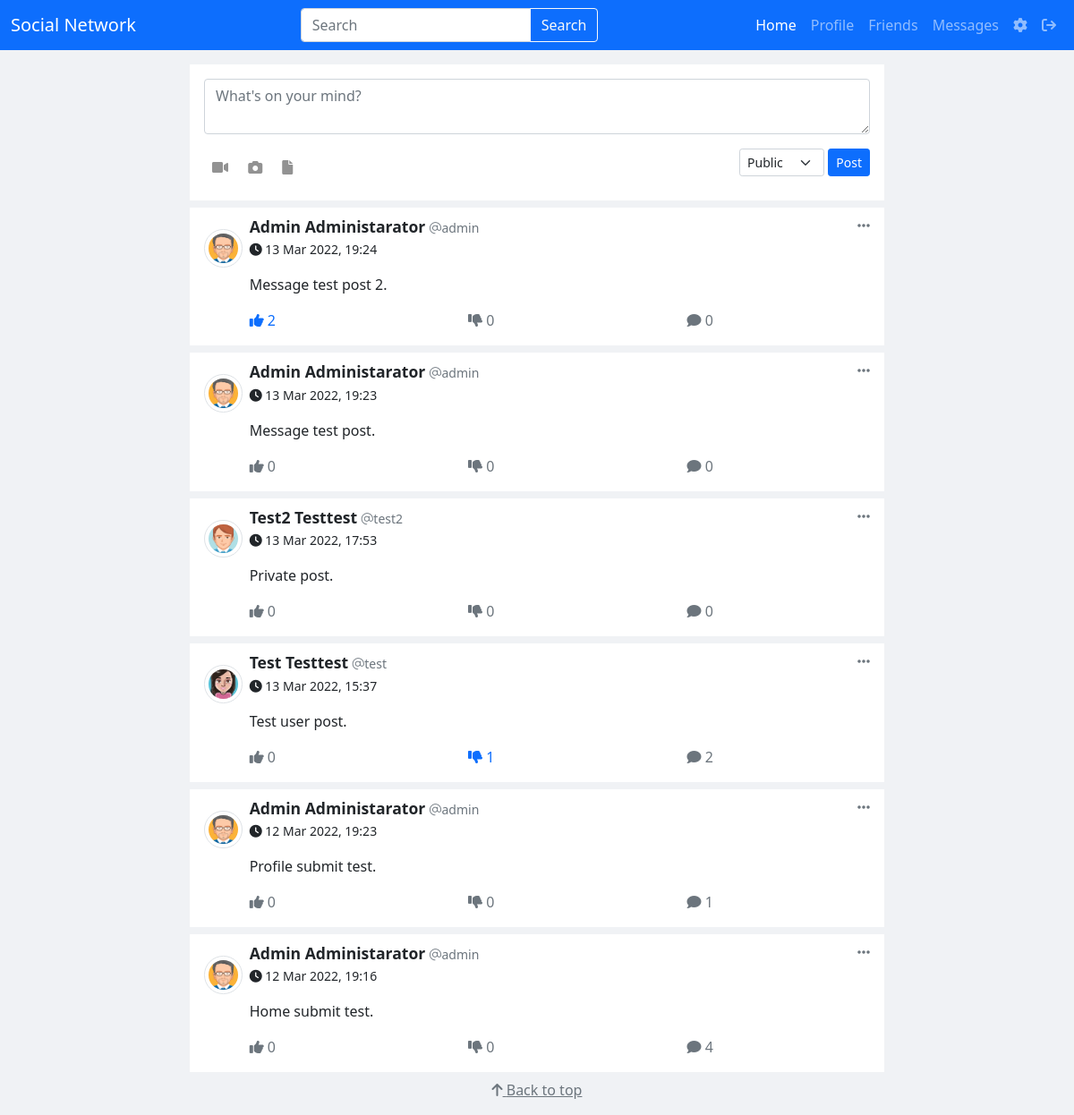
The app's page / (signed in) with its own data.
### home/models.py (models this page shows, shortened)
class Post(models.Model):
    user = models.ForeignKey(User, on_delete=models.CASCADE)
    slug = models.SlugField(max_length=200, unique=True)
    post_id = models.UUIDField(default=uuid.uuid4, editable=False, unique=True)
    content = models.TextField()
    attachment = models.FileField(upload_to=get_post_path, blank=True)
    created_at = models.DateTimeField(auto_now_add=True)
    updated_at = models.DateTimeField(auto_now=True)
    likes = models.ManyToManyField(User, related_name='likes', blank=True)
    dislikes = models.ManyToManyField(User, related_name='dislikes', blank=True)
    VIEWS_CHOICES = [('public', 'Public'), ('friends', 'Friends')]
    visibility = models.CharField(max_length=10, default='public', choices=VIEWS_CHOICES)
    def get_comment_count(self):
        return self.comment_set.count()
    def get_like_count(self):
        return self.likes.count()
    def get_dislike_count(self):
        return self.dislikes.count()

class Profile(models.Model):
    user = models.OneToOneField(settings.AUTH_USER_MODEL, on_delete=models.CASCADE)
    profile_pic = models.ImageField(upload_to=get_pp_path, blank=True)
    cover_pic = models.ImageField(upload_to=get_cp_path, blank=True)
    GENDER_CHOICES = [('Male', 'Male'), ('Female', 'Female')]
    gender = models.CharField(choices=GENDER_CHOICES, default='Male', max_length=10)
    birth_date = models.DateField(null=True, blank=True)
    family = models.CharField(max_length=100, blank=True)
    current_city = models.CharField(max_length=30, blank=True)
    hometown = models.CharField(max_length=30, blank=True)
    phone_number = models.CharField(max_length=30, blank=True)
    website = models.URLField(max_length=200, blank=True)
    address = models.CharField(max_length=200, blank=True)
    country = models.CharField(max_length=30, blank=True)
    bio = models.TextField(blank=True, max_length=500)
    university = models.CharField(max_length=30, blank=True)
    major = models.CharField(max_length=30, blank=True)
    gpa = models.FloatField(blank=True, null=True)
    company = models.CharField(max_length=30, blank=True)
    position = models.CharField(max_length=30, blank=True)
    duration_start = models.DateField(null=True, blank=True)
    duration_end = models.DateField(null=True, blank=True)
    duration_current = models.BooleanField(default=False)
    friends = models.ManyToManyField('Profile', blank=True, symmetrical=True)
    def get_friends_request_count(self):
        return FriendRequests.objects.filter(receiver_user=self.user).count()
    def get_post_count(self):
        return Post.objects.filter(user=self.user).count()
    def get_newsfeed(self):
        user_posts = Post.objects.filter(user=self.user)
        friends_posts = Post.objects.filter(user__profile__in=self.friends.all())
        result = user_posts | friends_posts
        return result.order_by('-created_at')

### home/views.py (the view, shortened to what this page needs)
# urls.py: path('', views.HomeView.as_view(), name='index'),
class HomeView(View):
    @staticmethod
    def get(request):
        if request.user.is_authenticated:
            context = {
                'active': 'home',
                'search_form': SearchForm(),
                'post_form': PostForm(),
            }
            return render(request, 'home/index.html', context)
        else:
            context = {
                'login_form': LoginForm(),
                'signup_form': SignUpForm(),
            }
            return render(request, 'landing/index.html', context)

### home/forms.py (shortened to what this page needs)
class SearchForm(forms.Form):
    q = forms.CharField(label='Search', widget=forms.TextInput(
        attrs={'class': 'form-control', 'placeholder': 'Search', 'required': 'true', 'aria-label': 'Search'}))
    def __init__(self, *args, **kwargs):
        super(SearchForm, self).__init__(*args, **kwargs)
        self.fields['q'].widget.attrs['class'] = 'form-control'
        self.fields['q'].widget.attrs['placeholder'] = 'Search'
        self.fields['q'].widget.attrs['required'] = 'true'
        self.fields['q'].widget.attrs['aria-label'] = 'Search'

class PostForm(forms.ModelForm):
    class Meta:
        model = Post
        fields = ['content', 'visibility', 'attachment']
    def __init__(self, *args, **kwargs):
        super(PostForm, self).__init__(*args, **kwargs)
        self.fields['content'].widget.attrs['class'] = 'form-control'
        self.fields['content'].widget.attrs['placeholder'] = 'What\'s on your mind?'
        self.fields['content'].widget.attrs['required'] = 'true'
        self.fields['content'].widget.attrs['rows'] = '2'
        self.fields['content'].widget.attrs['maxlength'] = '500'
        self.fields['visibility'].widget.attrs['class'] = 'form-select form-select-sm fa-pull-right'
        self.fields['visibility'].widget.attrs['aria-label'] = '.form-select-sm'
        self.fields['visibility'].widget.attrs['style'] = 'width: auto !important;'
        self.fields['attachment'].widget.attrs['class'] = 'form-control-file'
        self.fields['attachment'].widget.attrs['id'] = 'attachment-select'
        self.fields['attachment'].widget.attrs['hidden'] = 'true'

### home/templatetags/post_functions.py (called while the page is built)
@register.simple_tag
def is_liked(post, user):
    if post.likes.filter(id=user.id).exists():
        return True
    return False

@register.simple_tag
def is_disliked(post, user):
    if post.dislikes.filter(id=user.id).exists():
        return True
    return False

### home/templates/home/index.html (shortened to what this page needs)
{% extends 'base.html' %}
{% load static %}
{% load post_functions %}
{% block content %}
    <div class="panel-bg">
        <form class="panel-body p-3" method="post" action="{% url 'index' %}">
            {{ post_form.content }}
            <div class="mt-3 clearfix">
                <button class="btn btn-sm btn-primary fa-pull-right" type="submit" name="new_post">Post</button>
                {{ post_form.visibility }}
                <label for="attachment-select" class="my-btn" href="#" data-toggle="tooltip" title="Upload video"><i
                        class="fa-solid fa-video"></i></label>
                <label for="attachment-select" class="my-btn" href="#" data-toggle="tooltip" title="Upload image"><i
                        class="fa-solid fa-camera"></i></label>
                <label for="attachment-select" class="my-btn" href="#" data-toggle="tooltip"
                       title="Upload document"><i
                        class="fa-solid fa-file"></i></label>
            </div>
        </form>
    </div>
    {% with request.user.profile.get_newsfeed as newsfeed %}
    {% for post in newsfeed %}
    <div class="panel-bg user-feed-panel" id="post_{{ post.pk }}">
        <div class="row">
            <div class="col-1">
                <a href="{% url 'userprofile' post.user.username %}" data-toggle="tooltip" title="{{ post.user.get_full_name }}">
                    <img src="{{ post.user.profile.profile_pic.url }}"
                         class="img-fluid rounded-circle img-thumbnail post-profile-photo"
                         alt="Profile Photo">
                </a>
            </div>
            <div class="col-11">
                <div class="pb-3">
                    <a href="{% url 'userprofile' post.user.username %}" class="text-dark username">{{ post.user.get_full_name }}</a>
                    <div class="dropdown d-inline pull-right">
                        <a class="text-muted" href="#" role="button" id="dropdownMenuLink{{ post.id }}"
                           data-bs-toggle="dropdown" aria-expanded="false">
                            <i class="fa-solid fa-ellipsis-h" data-toggle="tooltip" title="More"></i>
                        </a>
                    </div>
                    <small>
                        <a href="{% url 'userprofile' post.user.username %}" class="text-muted" style="text-decoration: none;">
                            <i class="fa-light fa-at"></i>{{ post.user.username }}
                        </a>
                    </small>
                    <br>
                    <small class="text-muted post-time">
                        <a href="{% url 'post_detail' post.pk %}" class="text-dark" style="text-decoration: none;">
                            <i class="fa-solid fa-clock"></i> {{ post.created_at|date:"d M Y, H:i" }}
                        </a>
                    </small>
                </div>
                <p>
                    {{ post.content }}
                </p>
                <div class="row post-actions">
                    <div class="col-4">
                        {% is_liked post user as lkd %}
                        {% is_disliked post user as dlkd %}
                        <a id="post_like_a{{ post.id }}" href="javascript:post_like_dislike({{ post.id }},'like')" class="{% if lkd %}text-primary{% else %}text-muted{% endif %}" data-toggle="tooltip" title="Like">
                            <i class="fa-solid fa-thumbs-up"></i>
                            <span id="like_count{{ post.id }}">
                                {{ post.get_like_count }}
                            </span>
                        </a>
                    </div>
                    <div class="col-4">
                        <a id="post_dislike_a{{ post.id }}" href="javascript:post_like_dislike({{ post.id }},'dislike')" class="{% if dlkd %}text-primary{% else %}text-muted{% endif %}" data-toggle="tooltip" title="Dislike">
                            <i class="fa-solid fa-thumbs-down"></i>
                            <span id="dislike_count{{ post.id }}">
                                {{ post.get_dislike_count }}
                            </span>
                        </a>
                    </div>
                    <div class="col-4">
                        <a href="{% url 'post_detail' post.pk %}#comment" class="text-muted" data-toggle="tooltip" title="Comment">
                            <i class="fa-solid fa-comment"></i>
                            <span>
                                {{ post.get_comment_count }}
                            </span>
                        </a>
                    </div>
                </div>
            </div>
        </div>
    </div>
    {% endfor %}
    {%  endwith %}
{% endblock %}

### static/css/style.css (style rules this page uses)
.index-body { background-color: #f0f2f5; }
.panel-bg { background-color: #ffffff; margin-top: 0.5rem; margin-bottom: 0.5rem; }
.user-feed-panel { padding-top: 0.5rem; padding-bottom: 1rem; }
.my-btn { background-color: transparent; border-color: transparent; color: #929292; padding: 9px; text-decoration: none; cursor: pointer; }
.post-profile-photo { margin: 1rem; max-width: 75px; max-height: 75px; }
.pull-right { float: right; margin-right: 1rem; top: 0; }
.post-actions a { text-decoration: none; }
.username { font-size: 1.1rem; font-weight: 550; text-decoration: none; }

### records on screen
Post: user.profile.profile_pic (picture), user.get_full_name "Admin Administarator", user.username "admin", created_at "13 Mar 2022, 19:24", content "Message test post 2.", get_like_count "2", get_dislike_count "0", get_comment_count "0"
Post: user.profile.profile_pic (picture), user.get_full_name "Admin Administarator", user.username "admin", created_at "13 Mar 2022, 19:23", content "Message test post.", get_like_count "0", get_dislike_count "0", get_comment_count "0"
Post: user.profile.profile_pic (picture), user.get_full_name "Test2 Testtest", user.username "test2", created_at "13 Mar 2022, 17:53", content "Private post.", get_like_count "0", get_dislike_count "0", get_comment_count "0"
Post: user.profile.profile_pic (picture), user.get_full_name "Test Testtest", user.username "test", created_at "13 Mar 2022, 15:37", content "Test user post.", get_like_count "0", get_dislike_count "1", get_comment_count "2"
Post: user.profile.profile_pic (picture), user.get_full_name "Admin Administarator", user.username "admin", created_at "12 Mar 2022, 19:23", content "Profile submit test.", get_like_count "0", get_dislike_count "0", get_comment_count "1"
Post: user.profile.profile_pic (picture), user.get_full_name "Admin Administarator", user.username "admin", created_at "12 Mar 2022, 19:16", content "Home submit test.", get_like_count "0", get_dislike_count "0", get_comment_count "4"
